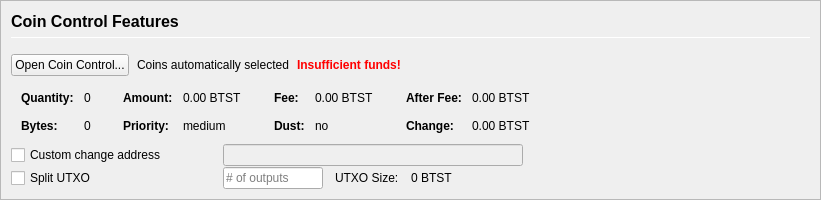
         <widget class="QFrame" name="frameCoinControl">
          <property name="sizePolicy">
           <sizepolicy hsizetype="Expanding" vsizetype="Expanding">
            <horstretch>0</horstretch>
            <verstretch>0</verstretch>
           </sizepolicy>
          </property>
          <property name="maximumSize">
           <size>
            <width>16777215</width>
            <height>16777215</height>
           </size>
          </property>
          <property name="frameShape">
           <enum>QFrame::StyledPanel</enum>
          </property>
          <property name="frameShadow">
           <enum>QFrame::Sunken</enum>
          </property>
          <layout class="QVBoxLayout" name="verticalLayoutCoinControl2">
           <property name="spacing">
            <number>0</number>
           </property>
           <property name="margin">
            <number>0</number>
           </property>
           <item>
            <widget class="QFrame" name="frameCoinControl_BG">
             <layout class="QVBoxLayout" name="verticalLayoutCoinControl" stretch="0,0,0,0,0,0">
              <property name="spacing">
               <number>1</number>
              </property>
              <property name="leftMargin">
               <number>10</number>
              </property>
              <property name="topMargin">
               <number>10</number>
              </property>
              <item>
               <layout class="QHBoxLayout" name="horizontalLayoutCoinControl1">
                <property name="bottomMargin">
                 <number>15</number>
                </property>
                <item>
                 <layout class="QVBoxLayout" name="verticalLayout_3">
                  <property name="spacing">
                   <number>6</number>
                  </property>
                  <item>
                   <widget class="QLabel" name="labelCoinControlFeatures">
                    <property name="sizePolicy">
                     <sizepolicy hsizetype="Preferred" vsizetype="Maximum">
                      <horstretch>0</horstretch>
                      <verstretch>0</verstretch>
                     </sizepolicy>
                    </property>
                    <property name="minimumSize">
                     <size>
                      <width>0</width>
                      <height>20</height>
                     </size>
                    </property>
                    <property name="font">
                     <font>
                      <pointsize>12</pointsize>
                      <weight>75</weight>
                      <bold>true</bold>
                     </font>
                    </property>
                    <property name="styleSheet">
                     <string notr="true">font-weight:bold;</string>
                    </property>
                    <property name="text">
                     <string>Coin Control Features</string>
                    </property>
                   </widget>
                  </item>
                  <item>
                   <widget class="Line" name="line">
                    <property name="minimumSize">
                     <size>
                      <width>0</width>
                      <height>1</height>
                     </size>
                    </property>
                    <property name="maximumSize">
                     <size>
                      <width>16777215</width>
                      <height>1</height>
                     </size>
                    </property>
                    <property name="orientation">
                     <enum>Qt::Horizontal</enum>
                    </property>
                   </widget>
                  </item>
                 </layout>
                </item>
               </layout>
              </item>
              <item>
               <layout class="QHBoxLayout" name="horizontalLayoutCoinControl2" stretch="0,0,0,0">
                <property name="spacing">
                 <number>8</number>
                </property>
                <property name="bottomMargin">
                 <number>10</number>
                </property>
                <item>
                 <widget class="QPushButton" name="pushButtonCoinControl">
                  <property name="styleSheet">
                   <string notr="true"/>
                  </property>
                  <property name="text">
                   <string>Open Coin Control...</string>
                  </property>
                  <property name="autoDefault">
                   <bool>false</bool>
                  </property>
                 </widget>
                </item>
                <item>
                 <widget class="QLabel" name="labelCoinControlAutomaticallySelected">
                  <property name="text">
                   <string>Coins automatically selected</string>
                  </property>
                  <property name="margin">
                   <number>5</number>
                  </property>
                 </widget>
                </item>
                <item>
                 <widget class="QLabel" name="labelCoinControlInsuffFunds">
                  <property name="font">
                   <font>
                    <weight>75</weight>
                    <bold>true</bold>
                   </font>
                  </property>
                  <property name="styleSheet">
                   <string notr="true">color:red;font-weight:bold;</string>
                  </property>
                  <property name="text">
                   <string>Insufficient funds!</string>
                  </property>
                  <property name="margin">
                   <number>5</number>
                  </property>
                 </widget>
                </item>
                <item>
                 <spacer name="horizontalSpacerCoinControl">
                  <property name="orientation">
                   <enum>Qt::Horizontal</enum>
                  </property>
                  <property name="sizeHint" stdset="0">
                   <size>
                    <width>40</width>
                    <height>1</height>
                   </size>
                  </property>
                 </spacer>
                </item>
               </layout>
              </item>
              <item>
               <widget class="QWidget" name="widgetCoinControl" native="true">
                <property name="sizePolicy">
                 <sizepolicy hsizetype="Preferred" vsizetype="Preferred">
                  <horstretch>0</horstretch>
                  <verstretch>0</verstretch>
                 </sizepolicy>
                </property>
                <property name="minimumSize">
                 <size>
                  <width>0</width>
                  <height>0</height>
                 </size>
                </property>
                <property name="styleSheet">
                 <string notr="true"/>
                </property>
                <layout class="QHBoxLayout" name="horizontalLayoutCoinControl5">
                 <property name="margin">
                  <number>0</number>
                 </property>
                 <item>
                  <layout class="QHBoxLayout" name="horizontalLayoutCoinControl3" stretch="0,0,0,1">
                   <property name="spacing">
                    <number>20</number>
                   </property>
                   <property name="topMargin">
                    <number>0</number>
                   </property>
                   <property name="bottomMargin">
                    <number>10</number>
                   </property>
                   <item>
                    <layout class="QFormLayout" name="formLayoutCoinControl1">
                     <property name="horizontalSpacing">
                      <number>10</number>
                     </property>
                     <property name="verticalSpacing">
                      <number>14</number>
                     </property>
                     <property name="leftMargin">
                      <number>10</number>
                     </property>
                     <property name="topMargin">
                      <number>4</number>
                     </property>
                     <property name="rightMargin">
                      <number>6</number>
                     </property>
                     <item row="0" column="0">
                      <widget class="QLabel" name="labelCoinControlQuantityText">
                       <property name="font">
                        <font>
                         <weight>75</weight>
                         <bold>true</bold>
                        </font>
                       </property>
                       <property name="text">
                        <string>Quantity:</string>
                       </property>
                       <property name="margin">
                        <number>0</number>
                       </property>
                      </widget>
                     </item>
                     <item row="0" column="1">
                      <widget class="QLabel" name="labelCoinControlQuantity">
                       <property name="cursor">
                        <cursorShape>IBeamCursor</cursorShape>
                       </property>
                       <property name="contextMenuPolicy">
                        <enum>Qt::ActionsContextMenu</enum>
                       </property>
                       <property name="text">
                        <string notr="true">0</string>
                       </property>
                       <property name="margin">
                        <number>0</number>
                       </property>
                       <property name="textInteractionFlags">
                        <set>Qt::LinksAccessibleByMouse|Qt::TextSelectableByKeyboard|Qt::TextSelectableByMouse</set>
                       </property>
                      </widget>
                     </item>
                     <item row="1" column="0">
                      <widget class="QLabel" name="labelCoinControlBytesText">
                       <property name="font">
                        <font>
                         <weight>75</weight>
                         <bold>true</bold>
                        </font>
                       </property>
                       <property name="text">
                        <string>Bytes:</string>
                       </property>
                      </widget>
                     </item>
                     <item row="1" column="1">
                      <widget class="QLabel" name="labelCoinControlBytes">
                       <property name="cursor">
                        <cursorShape>IBeamCursor</cursorShape>
                       </property>
                       <property name="contextMenuPolicy">
                        <enum>Qt::ActionsContextMenu</enum>
                       </property>
                       <property name="text">
                        <string notr="true">0</string>
                       </property>
                       <property name="textInteractionFlags">
                        <set>Qt::LinksAccessibleByMouse|Qt::TextSelectableByKeyboard|Qt::TextSelectableByMouse</set>
                       </property>
                      </widget>
                     </item>
                    </layout>
                   </item>
                   <item>
                    <layout class="QFormLayout" name="formLayoutCoinControl2">
                     <property name="horizontalSpacing">
                      <number>10</number>
                     </property>
                     <property name="verticalSpacing">
                      <number>14</number>
                     </property>
                     <property name="leftMargin">
                      <number>6</number>
                     </property>
                     <property name="topMargin">
                      <number>4</number>
                     </property>
                     <property name="rightMargin">
                      <number>6</number>
                     </property>
                     <item row="0" column="0">
                      <widget class="QLabel" name="labelCoinControlAmountText">
                       <property name="font">
                        <font>
                         <weight>75</weight>
                         <bold>true</bold>
                        </font>
                       </property>
                       <property name="text">
                        <string>Amount:</string>
                       </property>
                       <property name="margin">
                        <number>0</number>
                       </property>
                      </widget>
                     </item>
                     <item row="0" column="1">
                      <widget class="QLabel" name="labelCoinControlAmount">
                       <property name="cursor">
                        <cursorShape>IBeamCursor</cursorShape>
                       </property>
                       <property name="contextMenuPolicy">
                        <enum>Qt::ActionsContextMenu</enum>
                       </property>
                       <property name="text">
                        <string notr="true">0.00 BTST</string>
                       </property>
                       <property name="textInteractionFlags">
                        <set>Qt::LinksAccessibleByMouse|Qt::TextSelectableByKeyboard|Qt::TextSelectableByMouse</set>
                       </property>
                      </widget>
                     </item>
                     <item row="1" column="0">
                      <widget class="QLabel" name="labelCoinControlPriorityText">
                       <property name="font">
                        <font>
                         <weight>75</weight>
                         <bold>true</bold>
                        </font>
                       </property>
                       <property name="text">
                        <string>Priority:</string>
                       </property>
                      </widget>
                     </item>
                     <item row="1" column="1">
                      <widget class="QLabel" name="labelCoinControlPriority">
                       <property name="cursor">
                        <cursorShape>IBeamCursor</cursorShape>
                       </property>
                       <property name="contextMenuPolicy">
                        <enum>Qt::ActionsContextMenu</enum>
                       </property>
                       <property name="text">
                        <string>medium</string>
                       </property>
                       <property name="textInteractionFlags">
                        <set>Qt::LinksAccessibleByMouse|Qt::TextSelectableByKeyboard|Qt::TextSelectableByMouse</set>
                       </property>
                      </widget>
                     </item>
                    </layout>
                   </item>
                   <item>
                    <layout class="QFormLayout" name="formLayoutCoinControl3">
                     <property name="horizontalSpacing">
                      <number>10</number>
                     </property>
                     <property name="verticalSpacing">
                      <number>14</number>
                     </property>
                     <property name="leftMargin">
                      <number>6</number>
                     </property>
                     <property name="topMargin">
                      <number>4</number>
                     </property>
                     <property name="rightMargin">
                      <number>6</number>
                     </property>
                     <item row="0" column="0">
                      <widget class="QLabel" name="labelCoinControlFeeText">
                       <property name="font">
                        <font>
                         <weight>75</weight>
                         <bold>true</bold>
                        </font>
                       </property>
                       <property name="text">
                        <string>Fee:</string>
                       </property>
                       <property name="margin">
                        <number>0</number>
                       </property>
                      </widget>
                     </item>
                     <item row="0" column="1">
                      <widget class="QLabel" name="labelCoinControlFee">
                       <property name="cursor">
                        <cursorShape>IBeamCursor</cursorShape>
                       </property>
                       <property name="contextMenuPolicy">
                        <enum>Qt::ActionsContextMenu</enum>
                       </property>
                       <property name="text">
                        <string notr="true">0.00 BTST</string>
                       </property>
                       <property name="textInteractionFlags">
                        <set>Qt::LinksAccessibleByMouse|Qt::TextSelectableByKeyboard|Qt::TextSelectableByMouse</set>
                       </property>
                      </widget>
                     </item>
                     <item row="1" column="0">
                      <widget class="QLabel" name="labelCoinControlLowOutputText">
                       <property name="font">
                        <font>
                         <weight>75</weight>
                         <bold>true</bold>
                        </font>
                       </property>
                       <property name="text">
                        <string>Dust:</string>
                       </property>
                      </widget>
                     </item>
                     <item row="1" column="1">
                      <widget class="QLabel" name="labelCoinControlLowOutput">
                       <property name="cursor">
                        <cursorShape>IBeamCursor</cursorShape>
                       </property>
                       <property name="contextMenuPolicy">
                        <enum>Qt::ActionsContextMenu</enum>
                       </property>
                       <property name="text">
                        <string>no</string>
                       </property>
                       <property name="textInteractionFlags">
                        <set>Qt::LinksAccessibleByMouse|Qt::TextSelectableByKeyboard|Qt::TextSelectableByMouse</set>
                       </property>
                      </widget>
                     </item>
                    </layout>
                   </item>
                   <item>
                    <layout class="QFormLayout" name="formLayoutCoinControl4">
                     <property name="horizontalSpacing">
                      <number>10</number>
                     </property>
                     <property name="verticalSpacing">
                      <number>14</number>
                     </property>
                     <property name="leftMargin">
                      <number>6</number>
                     </property>
                     <property name="topMargin">
                      <number>4</number>
                     </property>
                     <property name="rightMargin">
                      <number>6</number>
                     </property>
                     <item row="0" column="0">
                      <widget class="QLabel" name="labelCoinControlAfterFeeText">
                       <property name="font">
                        <font>
                         <weight>75</weight>
                         <bold>true</bold>
                        </font>
                       </property>
                       <property name="text">
                        <string>After Fee:</string>
                       </property>
                       <property name="margin">
                        <number>0</number>
                       </property>
                      </widget>
                     </item>
                     <item row="0" column="1">
                      <widget class="QLabel" name="labelCoinControlAfterFee">
                       <property name="cursor">
                        <cursorShape>IBeamCursor</cursorShape>
                       </property>
                       <property name="contextMenuPolicy">
                        <enum>Qt::ActionsContextMenu</enum>
                       </property>
                       <property name="text">
                        <string notr="true">0.00 BTST</string>
                       </property>
                       <property name="textInteractionFlags">
                        <set>Qt::LinksAccessibleByMouse|Qt::TextSelectableByKeyboard|Qt::TextSelectableByMouse</set>
                       </property>
                      </widget>
                     </item>
                     <item row="1" column="0">
                      <widget class="QLabel" name="labelCoinControlChangeText">
                       <property name="font">
                        <font>
                         <weight>75</weight>
                         <bold>true</bold>
                        </font>
                       </property>
                       <property name="text">
                        <string>Change:</string>
                       </property>
                      </widget>
                     </item>
                     <item row="1" column="1">
                      <widget class="QLabel" name="labelCoinControlChange">
                       <property name="cursor">
                        <cursorShape>IBeamCursor</cursorShape>
                       </property>
                       <property name="contextMenuPolicy">
                        <enum>Qt::ActionsContextMenu</enum>
                       </property>
                       <property name="text">
                        <string notr="true">0.00 BTST</string>
                       </property>
                       <property name="textInteractionFlags">
                        <set>Qt::LinksAccessibleByMouse|Qt::TextSelectableByKeyboard|Qt::TextSelectableByMouse</set>
                       </property>
                      </widget>
                     </item>
                    </layout>
                   </item>
                  </layout>
                 </item>
                </layout>
               </widget>
              </item>
              <item>
               <layout class="QHBoxLayout" name="horizontalLayoutCoinControl4">
                <property name="spacing">
                 <number>12</number>
                </property>
                <property name="sizeConstraint">
                 <enum>QLayout::SetDefaultConstraint</enum>
                </property>
                <property name="topMargin">
                 <number>0</number>
                </property>
                <property name="rightMargin">
                 <number>0</number>
                </property>
                <item>
                 <widget class="QCheckBox" name="checkBoxCoinControlChange">
                  <property name="sizePolicy">
                   <sizepolicy hsizetype="Preferred" vsizetype="Preferred">
                    <horstretch>0</horstretch>
                    <verstretch>0</verstretch>
                   </sizepolicy>
                  </property>
                  <property name="minimumSize">
                   <size>
                    <width>200</width>
                    <height>0</height>
                   </size>
                  </property>
                  <property name="maximumSize">
                   <size>
                    <width>200</width>
                    <height>16777215</height>
                   </size>
                  </property>
                  <property name="toolTip">
                   <string>If this is activated, but the change address is empty or invalid, change will be sent to a newly generated address.</string>
                  </property>
                  <property name="text">
                   <string>Custom change address</string>
                  </property>
                 </widget>
                </item>
                <item>
                 <widget class="QValidatedLineEdit" name="lineEditCoinControlChange">
                  <property name="enabled">
                   <bool>false</bool>
                  </property>
                  <property name="sizePolicy">
                   <sizepolicy hsizetype="Preferred" vsizetype="Preferred">
                    <horstretch>0</horstretch>
                    <verstretch>0</verstretch>
                   </sizepolicy>
                  </property>
                  <property name="minimumSize">
                   <size>
                    <width>300</width>
                    <height>0</height>
                   </size>
                  </property>
                 </widget>
                </item>
                <item>
                 <widget class="QLabel" name="labelCoinControlChangeLabel">
                  <property name="sizePolicy">
                   <sizepolicy hsizetype="Preferred" vsizetype="Preferred">
                    <horstretch>0</horstretch>
                    <verstretch>0</verstretch>
                   </sizepolicy>
                  </property>
                  <property name="minimumSize">
                   <size>
                    <width>100</width>
                    <height>0</height>
                   </size>
                  </property>
                  <property name="text">
                   <string/>
                  </property>
                  <property name="margin">
                   <number>3</number>
                  </property>
                 </widget>
                </item>
               </layout>
              </item>
              <item>
               <layout class="QHBoxLayout" name="horizontalLayoutCoinControl6">
                <property name="spacing">
                 <number>12</number>
                </property>
                <property name="rightMargin">
                 <number>0</number>
                </property>
                <item>
                 <widget class="QCheckBox" name="splitBlockCheckBox">
                  <property name="sizePolicy">
                   <sizepolicy hsizetype="Preferred" vsizetype="Preferred">
                    <horstretch>0</horstretch>
                    <verstretch>0</verstretch>
                   </sizepolicy>
                  </property>
                  <property name="minimumSize">
                   <size>
                    <width>200</width>
                    <height>0</height>
                   </size>
                  </property>
                  <property name="maximumSize">
                   <size>
                    <width>200</width>
                    <height>16777215</height>
                   </size>
                  </property>
                  <property name="text">
                   <string>Split UTXO</string>
                  </property>
                 </widget>
                </item>
                <item>
                 <widget class="QLineEdit" name="splitBlockLineEdit">
                  <property name="sizePolicy">
                   <sizepolicy hsizetype="Preferred" vsizetype="Preferred">
                    <horstretch>50</horstretch>
                    <verstretch>0</verstretch>
                   </sizepolicy>
                  </property>
                  <property name="minimumSize">
                   <size>
                    <width>100</width>
                    <height>0</height>
                   </size>
                  </property>
                  <property name="maximumSize">
                   <size>
                    <width>100</width>
                    <height>16777215</height>
                   </size>
                  </property>
                  <property name="placeholderText">
                   <string># of outputs</string>
                  </property>
                 </widget>
                </item>
                <item>
                 <widget class="QLabel" name="labelBlockSizeText">
                  <property name="text">
                   <string>UTXO Size:</string>
                  </property>
                 </widget>
                </item>
                <item>
                 <widget class="QLabel" name="labelBlockSize">
                  <property name="text">
                   <string>0 BTST</string>
                  </property>
                 </widget>
                </item>
                <item>
                 <spacer name="horizontalSpacer_7">
                  <property name="orientation">
                   <enum>Qt::Horizontal</enum>
                  </property>
                  <property name="sizeHint" stdset="0">
                   <size>
                    <width>40</width>
                    <height>20</height>
                   </size>
                  </property>
                 </spacer>
                </item>
               </layout>
              </item>
              <item>
               <spacer name="verticalSpacerCoinControl">
                <property name="orientation">
                 <enum>Qt::Vertical</enum>
                </property>
                <property name="sizeHint" stdset="0">
                 <size>
                  <width>800</width>
                  <height>1</height>
                 </size>
                </property>
               </spacer>
              </item>
             </layout>
            </widget>
           </item>
          </layout>
         </widget>
